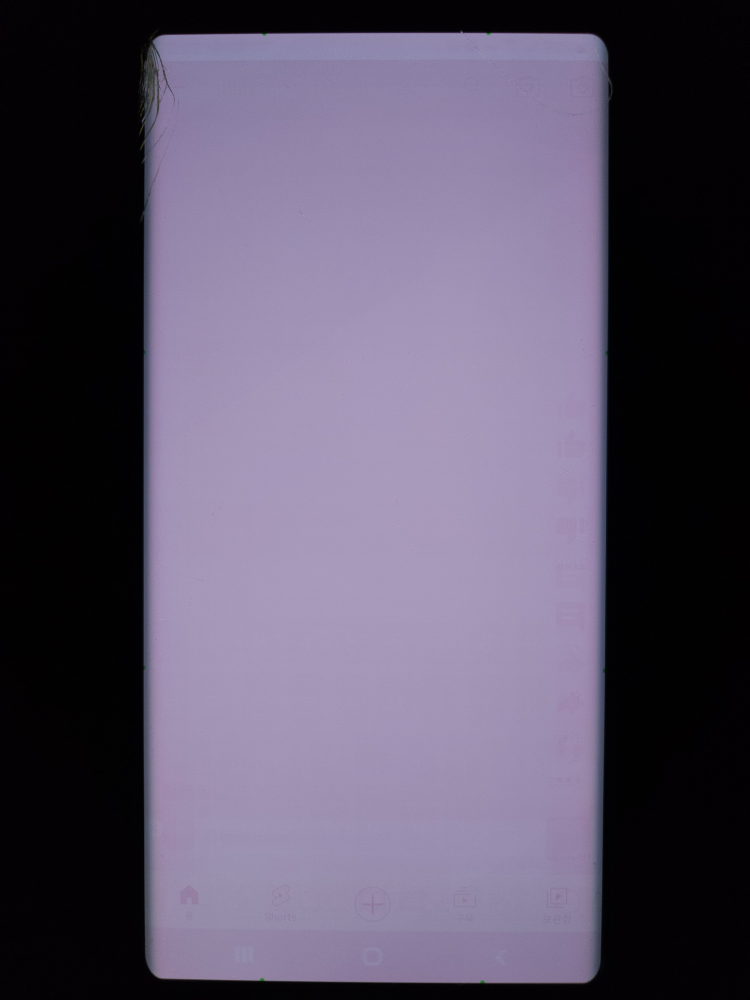
#> input picture imgs/KakaoTalk_20230605_160056654.jpg, 3000 x 4000 px, found by its file name (shown at 1/4 size)
$ python CLAHE.py
#> lines starting #> are read from the running program, lines starting #| are printed output that depends on the picture

#히스토그램이 특정 영역에 집중되어 있는 경우 히스토그램 평활화는 좋은 결과를 보여준다
#하지만 밝은 픽셀과 어두운 픽셀이 같이 존재하는 경우처럼 히스토그램이 넓은 영역에 걸쳐 있어서 픽셀 강도의 변화가
#큰 경우에는 좋은 결과를 보여주지 못한다

#이런 문제를 개선하기 위해서
#CLAHE(Concrast Limited Adaptive Histogram Equalization) 를 적용한다


#이미지를 작은 블럭으로 나눈다(openCV 의 기본 블럭 크기는 8 * 8)
#그 다음 적응형 히스토그램 평활화를 적용한다 이러면 히스토그램이 작은 영역에 한정된다
#이때 노이즈가 있다면 증폭되는데 이를 방지하기 위해서 콘크라스트를 제한적으로 적용한다.

#히스토그램의 특정 막대가 미리 정한 콘크라스트 값보다 크다면(openCV 의 디폴트는 40)
#히스토그램 평활화를 적용하기 전에 해당 막대를 다른 히스토그램 막대에 균일하게 분배한다

#이후 블럭으로 나누었던 것의 효과를 줄이기 위해서 Bilinear Interpolation 보간법을 적용한다.


import cv2 as cv
import numpy as np


img = cv.imread('imgs/KakaoTalk_20230605_160056654.jpg')
#> img is the input picture: shape (4000, 3000, 3); mean B, G, R 102.5, 82, 90.1
h,w,c = img.shape
#> h = 4000; w = 3000; c = 3

#한번에 비교해보기 위해서 크기를 줄임
img = cv.resize(img, ((w//3, h//3)))
#> img: shape (1333, 1000, 3)
cv.imshow('source', img)


#RGB 이미지를 Lab 색상 공간으로 변환
#원래  Hunter 1948 Lab 색 공간을 가리켰으나, 현대에 들어 CIE 1976 L*a*b* 색 공간을 가리키게 되었다.
#L*a*b* 색 공간은 RGB나 CMYK가 표현할 수 있는 모든 색역을 포함, 인간이 지각할 수 없는 색깔도 포함하고 있음
#장점은 RGB나 CMYK와 달리 매체에 독립적이라는 것이다.
#장비나 인쇄 매체에 따라 색이 달라지지 않고, 인간의 시각에 대한 연구를 바탕으로 정의되었다.

#L 값은 밝기를 나타낸다. L = 0 이면 검은색이며, L = 100 이면 흰색
#a 는 빨강과 초록 중 어느쪽인지 나타낸다 a 이 - 이면 초록이고, + 이면 빨강/보라 쪽으로 치우친 색
#b 는 노랑과 파랑을 나타낸다. b 이 - 이면 파랑이고 b 이 + 이면 노랑

#RGB 및 CMYK 색 공간은 매체에 독립적이지 않기 때문에,
#위의 색 공간 방식을 L*a*b* 색 공간으로 변환하려면 먼저 sRGB나 어도비 RGB 등의 절대 색 공간으로 변환해야 한다.
lab = cv.cvtColor(img, cv.COLOR_BGR2LAB)
#> lab: shape (1333, 1000, 3); mean of channels 0, 1, 2 90, 135.3, 118.3

#CLAHE 개체 생성
clahe = cv.createCLAHE(clipLimit=2.0, tileGridSize=(8,8))

#채널 분할(밝기, 빨강/초록, 노랑/파랑)
l,a,b = cv.split(lab)
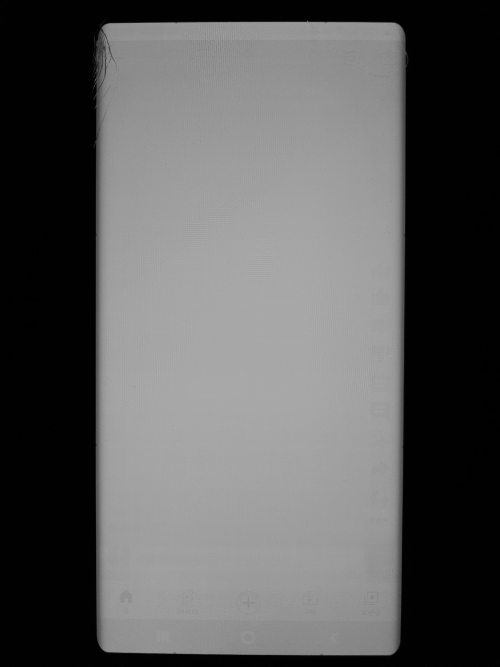
#> l: shape (1333, 1000) (shown at 1/2 size); min 0, max 195, mean 90
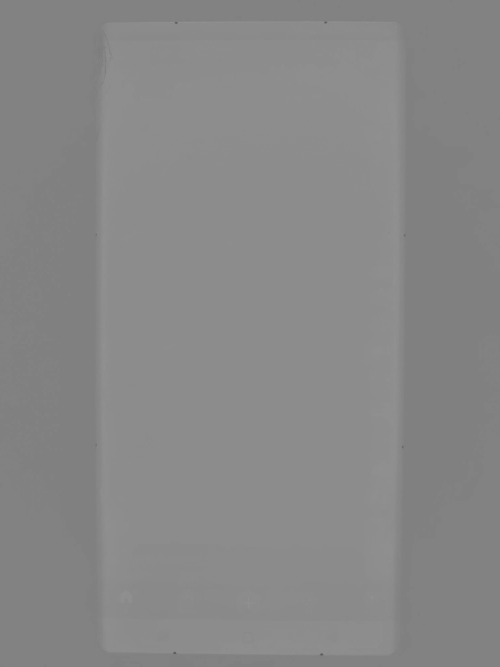
#> a: shape (1333, 1000) (shown at 1/2 size); min 87, max 148, mean 135.3
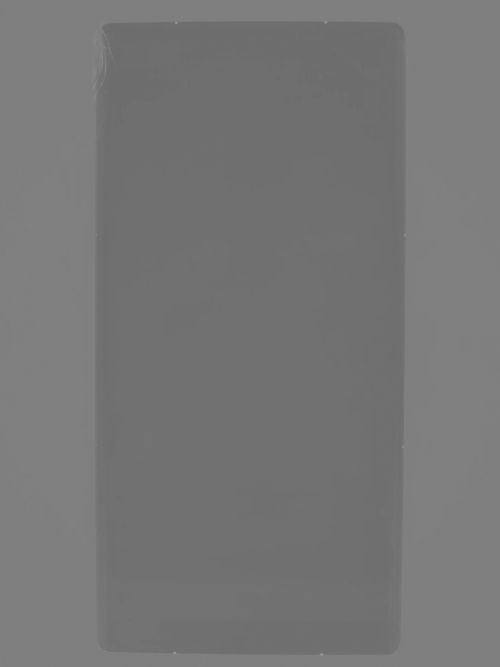
#> b: shape (1333, 1000) (shown at 1/2 size); min 104, max 163, mean 118.3

#적용(밝기 기준으로 'Concrast' 제한된 적응형 히스토그램 평활화)
l = clahe.apply(l)

#채널 합체, 다시 RGB이미지로
lab = cv.merge((l,a,b))
#> lab: shape (1333, 1000, 3); mean of channels 0, 1, 2 92.5, 135.3, 118.3
out1 = cv.cvtColor(lab, cv.COLOR_LAB2BGR)
#cv.imwrite('imgs/FT_CLAHE_LAB.png',out1)
cv.imshow('lab', out1)


#RGB 이미지를 HSV색 공간 이미지로 변환
#색상 Hue, 채도 Saturation , 명도 Value
#비슷한 것으로 HSL(Lightness), HSI(Intensity) 등

#H는 가시광선 스펙트럼을 고리 모양으로 배치했을 때 (빨강을 0°로) 상대적인 배치 각도를 의미
#따라서 H 값은 0°~360°의 범위를 갖고 360°와 0°는 같은 색상 빨강을 가리킨다.
#S는 색의 가장 진한 상태를 100%로 하였을 때 진함의 정도를 나타낸다. 채도값 0%는 같은 명도의 무채색을 나타낸다.
#V는 흰색, 검은색 제외한 색 100%, 검은색을 0%로 하였을 때 밝은 정도를 나타낸다.
hsv= cv.cvtColor(img, cv.COLOR_BGR2HSV)
#> hsv: shape (1333, 1000, 3); mean H, S, V 117.9, 86.8, 102.5

#CLAHE 개체 생성
clahe = cv.createCLAHE(clipLimit=2.0, tileGridSize=(8,8))

#채널 분할(색상, 채도, 명도)
h,s,v = cv.split(hsv)
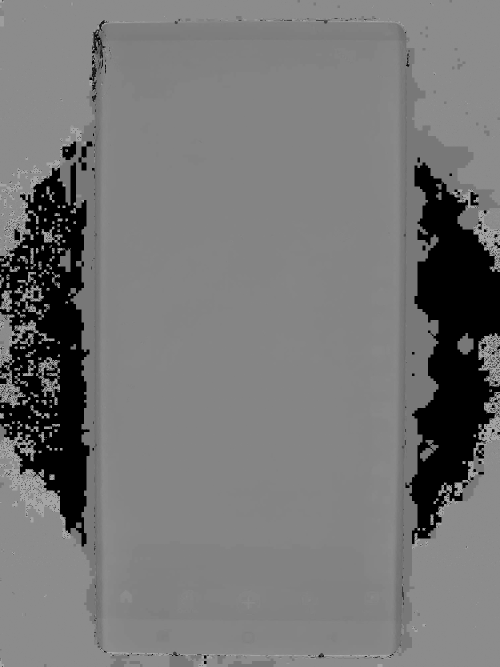
#> h: shape (1333, 1000) (shown at 1/2 size); min 0, max 177, mean 117.9
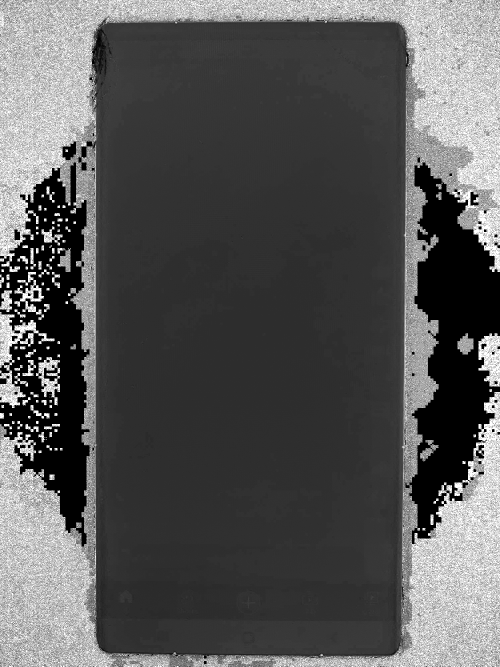
#> s: shape (1333, 1000) (shown at 1/2 size); min 0, max 255, mean 86.8
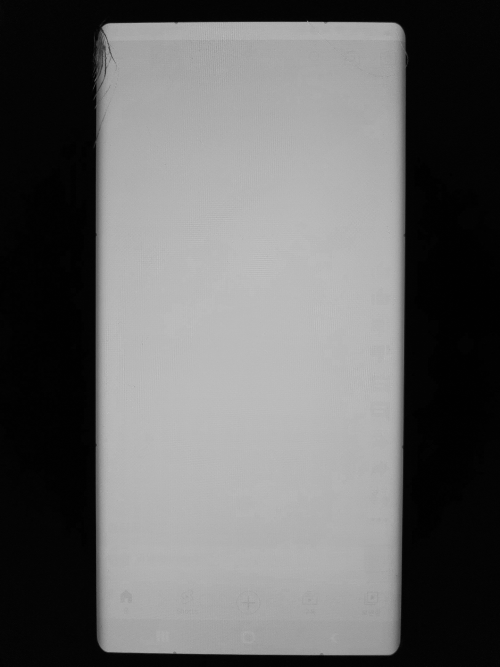
#> v: shape (1333, 1000) (shown at 1/2 size); min 0, max 219, mean 102.5

#적용(명도 기준 'Concrast' 제한된 적응형 히스토그램 평활화)
v = clahe.apply(v)

#채널 합체, 다시 RGB이미지로
ycbcr = cv.merge((h,s,v))
#> ycbcr: shape (1333, 1000, 3); mean H, S, V 117.9, 86.8, 104.1
out2 = cv.cvtColor(ycbcr, cv.COLOR_HSV2BGR)
#cv.imwrite('imgs/FT_CLAHE_HSV.png',out2)
cv.imshow('hsv', out2)


#RGB 이미지를 YUV색 공간으로 변환
#가장 직관적이며 일반적인것이 RGB지만, 데이터가 너무 많고 처리하기 버겁다. 따라서 YUB가 고안되었다.
#인간이 민감한 휘도(밝기)성분과 상대적으로 덜 민감한 색상 성분으로 분리한다

#Y 는 밝기, U = (파랑색 - 밝기), V = (빨강색 - 밝기)

#전송방식에 따라 YCbCr 또는 YPrPb로 나눈다
#수학적으로는 동일하나 YPbPr 아날로그 방식, YCbCr은 디지털
#실생활에서 사용하는것은 디지털개념적인 YCbCr이며 YUV와는 엄밀히 따지면 차이가 있지만 유사하며,
#혼용해서 사용하는 경우가 많다. (보통YUV = YCbCr)
yuv= cv.cvtColor(img, cv.COLOR_BGR2YUV)
#> yuv: shape (1333, 1000, 3); mean of channels 0, 1, 2 86.6, 135.7, 130.9

#CLAHE 개체 생성
clahe = cv.createCLAHE(clipLimit=2.0, tileGridSize=(8,8))

#채널 분할(밝기, 파랑-밝기, 빨강-밝기)
y,u,v = cv.split(yuv)

#적용(밝기 기준 'Concrast' 제한된 적응형 히스토그램 평활화)
y = clahe.apply(y)

#채널 합체, 다시 RGB이미지로
yuv = cv.merge((y,u,v))
#> yuv: shape (1333, 1000, 3); mean of channels 0, 1, 2 90.5, 135.7, 130.9
out3 = cv.cvtColor(yuv, cv.COLOR_YUV2BGR)
#cv.imwrite('imgs/FT_CLAHE_YUV.png',out3)
cv.imshow('yuv', out3)


## 위의 결과물 모두 병합해서 출력.
ret = cv.hconcat((img, out1, out2, out3))
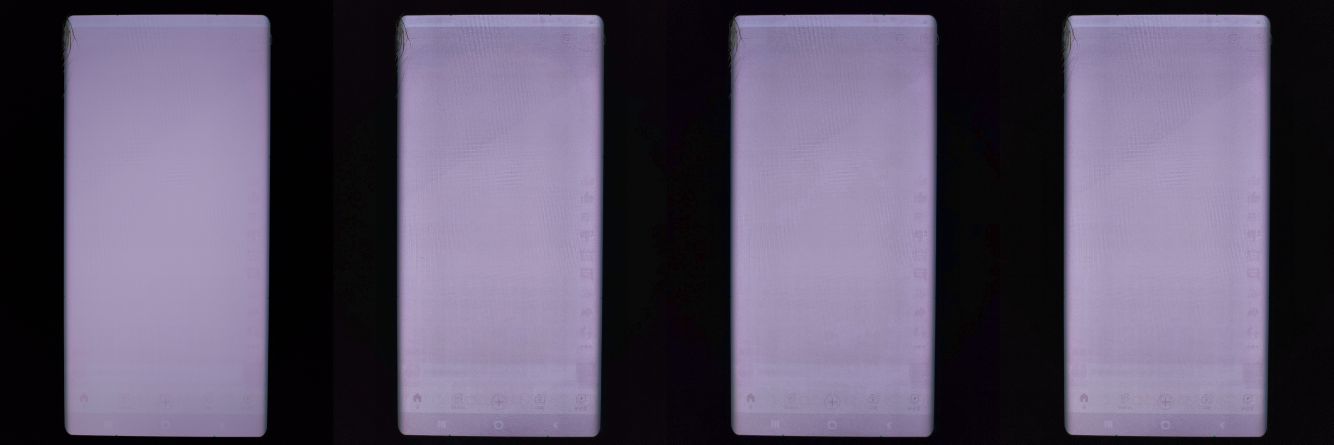
#> ret: shape (1333, 4000, 3) (shown at 1/3 size); mean B, G, R 104.5, 83.6, 92.1
cv.imshow('source-lab-hsv-yuv', ret)
cv.waitKey(0)
